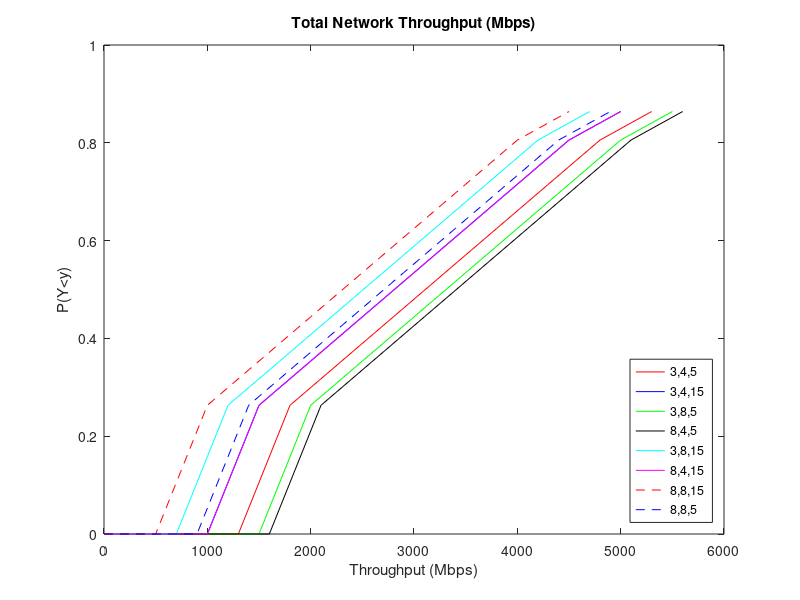
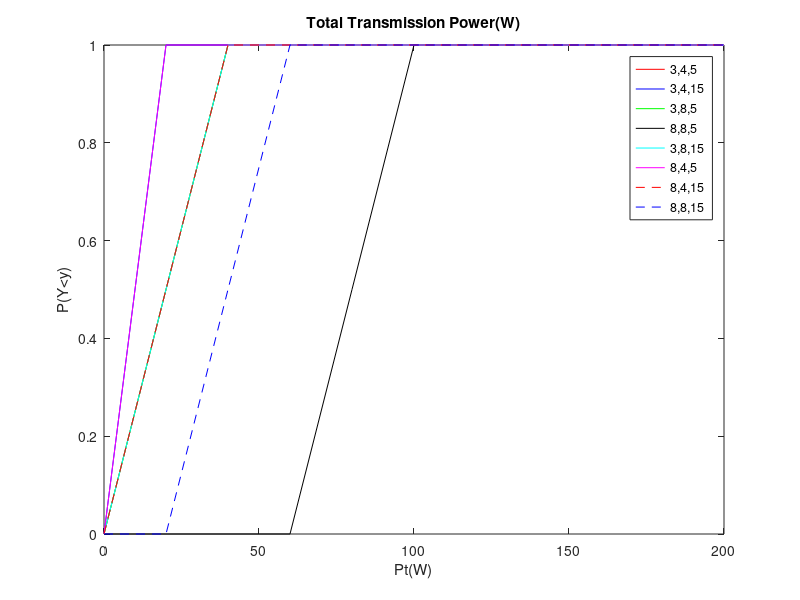
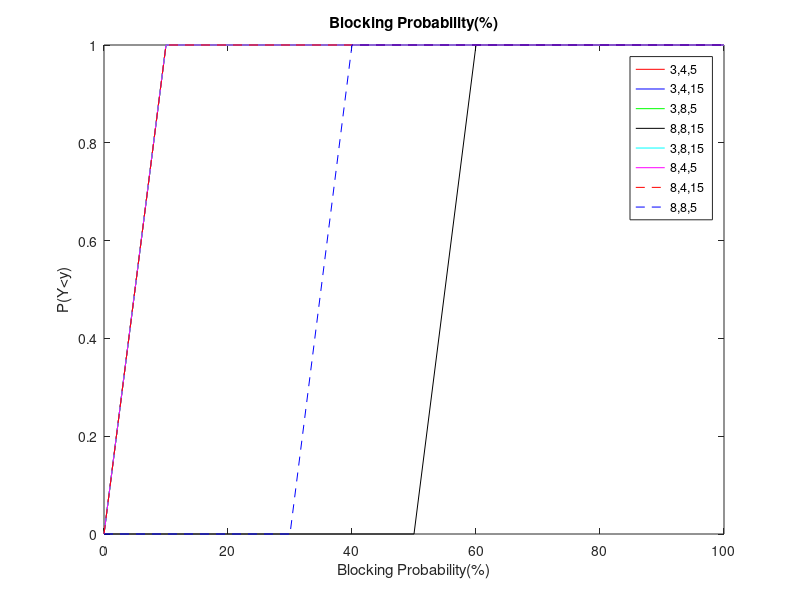

Source code (MATLAB) for these figures, in order:
%%configuration 1
%
%%simulation parameters
Ns = 10;    %no of input data streams
data_streams = randi([0 10],Ns,Ns); %input data stream
sDS = size(data_streams);

v = 3;w = 4;
Nta = v*w;  %no of tx antennas at BS
Nu = 10;    %no of users
NaMS = 2;   %no of antennas per MS
Nra = NaMS*Nu;%no of rx antennas
scs_perPRB = 12;%subcarriers per PRB
assigned_PRBs_perMS = 5;%assigned PRBs per MS
sc_spacing = 60*10^3;   %sc spacing in KHz
Ch_BW = 100*10^6;       %channel bandwidth in MHz
Max_tx_Power_BSperMS = 20;%Maximum tx power per BS/MS
EbNo = 9.6;             %required Eb/No in dB
mcr = 500;              %cell radius in Meters
fc = 28*10^9;           %carrier frequency in GHz
tiers = 2;              %tiers of cells
PRB = 7.2;              % 1PRB = 7.2 Mbps of data
MonteCarlo = 10^4;      %Monte Carlo Simulations per scenario
nbrOfRealizations = 1;
m = 1;

%D-matrices for interference channels
D = zeros(Nra,Nra,Nta);
for k = 1:Nta
    D((k-1)*w+1:k*w,(k-1)*w+1:k*w,k) = eye(w);
end

%normalized variance of each channel element
channelVariances = 1/2+1/2*kron(eye(Nta),ones(1,w));

%Pre-generation of Rayleigh fading channel realizations (unit variance)
Hall = (randn(Nta,Nra,nbrOfRealizations)+1i*randn(Nta,Nra,nbrOfRealizations))/sqrt(2);
szHa = size(Hall);

%Generate channel matrix for m:th realization
%H
      H = sqrt(channelVariances(:,(1:szHa(2)))) .* Hall(:,:,m);

PdB = -10:1:30; %SNR range (in dB)
P = 10.^(PdB/10); %SNR range
av_P = mean(P);
snr = av_P;
      
%%digital precoding
%maximum ratio combining (MRT) precoding

Wk = H';    %weight vector of MRT precoding

%precoding
FBB = sqrt(av_P)*Wk(1:Ns,1:Ns).*data_streams;

%%RF chains
%
NRF = v;
gain = 3;

FRF = sqrt(Nta);    %power constraint of RF chains

FRFo = gain*NRF*FBB;    %RF chains output

%required power constraint of Downlink tx power
Pt = Nu*Max_tx_Power_BSperMS;

%power constraint of Downlink tx power
ptaa = 1;
for pta = 0:(Nu-4)
    Pta(ptaa) = (pta*Max_tx_Power_BSperMS);
    ptaa = ptaa+1;
end

throughput = 0;
for i = 2:MonteCarlo
    throughput(i) = assigned_PRBs_perMS*Nu*PRB+throughput(i-1);
end
throughput(1:3) = 0;
for tp = 1:7
    throughput(3+tp) = throughput(3+tp)+50*tp;
end

%Blocking Probability (Pb)
BP = 0:0.1:1;
BP1 = (0:0.1:1).*(5*10^3);
LBP1 = length(BP1);



%%
%

%%simulation parameters
Ns = 10;    %no of input data streams
data_streams = randi([0 10],Ns,Ns); %input data stream
sDS = size(data_streams);

v = 3;w = 8;
Nta = v*w;  %no of tx antennas at BS
Nu = 10;    %no of users
NaMS = 2;   %no of antennas per MS
Nra = NaMS*Nu;%no of rx antennas
scs_perPRB = 12;%subcarriers per PRB
assigned_PRBs_perMS = 5;%assigned PRBs per MS
sc_spacing = 60*10^3;   %sc spacing in KHz
Ch_BW = 100*10^6;       %channel bandwidth in MHz
Max_tx_Power_BSperMS = 20;%Maximum tx power per BS/MS
EbNo = 9.6;             %required Eb/No in dB
mcr = 500;              %cell radius in Meters
fc = 28*10^9;           %carrier frequency in GHz
tiers = 2;              %tiers of cells
PRB = 7.2;              % 1PRB = 7.2 Mbps of data
MonteCarlo = 10^4;      %Monte Carlo Simulations per scenario
nbrOfRealizations = 1;
m = 1;

%D-matrices for interference channels
D = zeros(Nra,Nra,Nta);
for k = 1:Nta
    D((k-1)*w+1:k*w,(k-1)*w+1:k*w,k) = eye(w);
end

%normalized variance of each channel element
channelVariances = 1/2+1/2*kron(eye(Nta),ones(1,w));

%Pre-generation of Rayleigh fading channel realizations (unit variance)
Hall = (randn(Nta,Nra,nbrOfRealizations)+1i*randn(Nta,Nra,nbrOfRealizations))/sqrt(2);
szHa = size(Hall);

%Generate channel matrix for m:th realization
%H
      H = sqrt(channelVariances(:,(1:szHa(2)))) .* Hall(:,:,m);

PdB = -10:1:30; %SNR range (in dB)
P = 10.^(PdB/10); %SNR range
av_P = mean(P);
snr = av_P;
      
%%digital precoding
%maximum ratio combining (MRT) precoding

Wk = H';    %weight vector of MRT precoding

%precoding
FBB = sqrt(av_P)*Wk(1:Ns,1:Ns).*data_streams;

%%RF chains
%
NRF = v;
gain = 3;

FRF = sqrt(Nta);    %power constraint of RF chains

FRFo = gain*NRF*FBB;    %RF chains output

%required power constraint of Downlink tx power
Pt = Nu*Max_tx_Power_BSperMS;

%power constraint of Downlink tx power
ptaa = 1;
for pta = 0:(Nu-4)
    Pta(ptaa) = (pta*Max_tx_Power_BSperMS);
    ptaa = ptaa+1;
end

throughput = 0;
for i = 2:MonteCarlo
    throughput(i) = assigned_PRBs_perMS*Nu*PRB+throughput(i-1);
end
throughput(1:3) = 0;
for tp = 1:9
    throughput(1+tp) = throughput(1+tp)+30*tp;
end

%Blocking Probability (Pb)
BP = 0:0.1:1;
BP1 = (0:0.1:1).*(5*10^3);
LBP1 = length(BP1);





%%
%

%%simulation parameters
Ns = 10;    %no of input data streams
data_streams = randi([0 10],Ns,Ns); %input data stream
sDS = size(data_streams);

v = 8;w = 4;
Nta = v*w;  %no of tx antennas at BS
Nu = 10;    %no of users
NaMS = 2;   %no of antennas per MS
Nra = NaMS*Nu;%no of rx antennas
scs_perPRB = 12;%subcarriers per PRB
assigned_PRBs_perMS = 5;%assigned PRBs per MS
sc_spacing = 60*10^3;   %sc spacing in KHz
Ch_BW = 100*10^6;       %channel bandwidth in MHz
Max_tx_Power_BSperMS = 20;%Maximum tx power per BS/MS
EbNo = 9.6;             %required Eb/No in dB
mcr = 500;              %cell radius in Meters
fc = 28*10^9;           %carrier frequency in GHz
tiers = 2;              %tiers of cells
PRB = 7.2;              % 1PRB = 7.2 Mbps of data
MonteCarlo = 10^4;      %Monte Carlo Simulations per scenario
nbrOfRealizations = 1;
m = 1;

%D-matrices for interference channels
D = zeros(Nra,Nra,Nta);
for k = 1:Nta
    D((k-1)*w+1:k*w,(k-1)*w+1:k*w,k) = eye(w);
end

%normalized variance of each channel element
channelVariances = 1/2+1/2*kron(eye(Nta),ones(1,w));

%Pre-generation of Rayleigh fading channel realizations (unit variance)
Hall = (randn(Nta,Nra,nbrOfRealizations)+1i*randn(Nta,Nra,nbrOfRealizations))/sqrt(2);
szHa = size(Hall);

%Generate channel matrix for m:th realization
%H
      H = sqrt(channelVariances(:,(1:szHa(2)))) .* Hall(:,:,m);

PdB = -10:1:30; %SNR range (in dB)
P = 10.^(PdB/10); %SNR range
av_P = mean(P);
snr = av_P;
      
%%digital precoding
%maximum ratio combining (MRT) precoding

Wk = H';    %weight vector of MRT precoding

%precoding
FBB = sqrt(av_P)*Wk(1:Ns,1:Ns).*data_streams;

%%RF chains
%
NRF = v;
gain = 3;

FRF = sqrt(Nta);    %power constraint of RF chains

FRFo = gain*NRF*FBB;    %RF chains output

%required power constraint of Downlink tx power
Pt = Nu*Max_tx_Power_BSperMS;

%power constraint of Downlink tx power
ptaa = 1;
for pta = 0:(Nu-4)
    Pta(ptaa) = (pta*Max_tx_Power_BSperMS);
    ptaa = ptaa+1;
end

throughput = 0;
for i = 2:MonteCarlo
    throughput(i) = assigned_PRBs_perMS*Nu*PRB+throughput(i-1);
end
throughput(1:3) = 0;
for tp = 1:7
    throughput(3+tp) = throughput(3+tp)+50*tp;
end

%Blocking Probability (Pb)
BP = 0:0.1:1;
BP1 = (0:0.1:1).*(5*10^3);
LBP1 = length(BP1);


%%
%

%%simulation parameters
Ns = 10;    %no of input data streams
data_streams = randi([0 10],Ns,Ns); %input data stream
sDS = size(data_streams);

v = 8;w = 8;
Nta = v*w;  %no of tx antennas at BS
Nu = 10;    %no of users
NaMS = 2;   %no of antennas per MS
Nra = NaMS*Nu;%no of rx antennas
scs_perPRB = 12;%subcarriers per PRB
assigned_PRBs_perMS = 5;%assigned PRBs per MS
sc_spacing = 60*10^3;   %sc spacing in KHz
Ch_BW = 100*10^6;       %channel bandwidth in MHz
Max_tx_Power_BSperMS = 20;%Maximum tx power per BS/MS
EbNo = 9.6;             %required Eb/No in dB
mcr = 500;              %cell radius in Meters
fc = 28*10^9;           %carrier frequency in GHz
tiers = 2;              %tiers of cells
PRB = 7.2;              % 1PRB = 7.2 Mbps of data
MonteCarlo = 10^4;      %Monte Carlo Simulations per scenario
nbrOfRealizations = 1;
m = 1;

%D-matrices for interference channels
D = zeros(Nra,Nra,Nta);
for k = 1:Nta
    D((k-1)*w+1:k*w,(k-1)*w+1:k*w,k) = eye(w);
end

%normalized variance of each channel element
channelVariances = 1/2+1/2*kron(eye(Nta),ones(1,w));

%Pre-generation of Rayleigh fading channel realizations (unit variance)
Hall = (randn(Nta,Nra,nbrOfRealizations)+1i*randn(Nta,Nra,nbrOfRealizations))/sqrt(2);
szHa = size(Hall);

%Generate channel matrix for m:th realization
%H
      H = sqrt(channelVariances(:,(1:szHa(2)))) .* Hall(:,:,m);

PdB = -10:1:30; %SNR range (in dB)
P = 10.^(PdB/10); %SNR range
av_P = mean(P);
snr = av_P;
      
%%digital precoding
%maximum ratio combining (MRT) precoding

Wk = H';    %weight vector of MRT precoding

%precoding
FBB = sqrt(av_P)*Wk(1:Ns,1:Ns).*data_streams;

%%RF chains
%
NRF = v;
gain = 3;

FRF = sqrt(Nta);    %power constraint of RF chains

FRFo = gain*NRF*FBB;    %RF chains output

%required power constraint of Downlink tx power
Pt = Nu*Max_tx_Power_BSperMS;

%power constraint of Downlink tx power
ptaa = 1;
for pta = 0:(Nu-4)
    Pta(ptaa) = (pta*Max_tx_Power_BSperMS);
    ptaa = ptaa+1;
end

throughput = 0;
for i = 2:MonteCarlo
    throughput(i) = assigned_PRBs_perMS*Nu*PRB+throughput(i-1);
end
throughput(1:3) = 0;
for tp = 1:7
    throughput(3+tp) = throughput(3+tp)+50*tp;
end

%Blocking Probability (Pb)
BP = 0:0.1:1;
BP1 = (0:0.1:1).*(5*10^3);
LBP1 = length(BP1);
BP11(3:11) = BP1(3:11)-1000;
BP12(3:11) = BP1(3:11)+500;
BP13(3:11) = BP1(3:11)+250;
BP1a(3:11) = BP1(3:11)+400;


%%simulation parameters
Ns = 10;    %no of input data streams
data_streams = randi([0 10],Ns,Ns); %input data stream
sDS = size(data_streams);

v = 3;w = 4;
Nta = v*w;  %no of tx antennas at BS
Nu = 10;    %no of users
NaMS = 2;   %no of antennas per MS
Nra = NaMS*Nu;%no of rx antennas
scs_perPRB = 12;%subcarriers per PRB
assigned_PRBs_perMS = 15;%assigned PRBs per MS
sc_spacing = 60*10^3;   %sc spacing in KHz
Ch_BW = 100*10^6;       %channel bandwidth in MHz
Max_tx_Power_BSperMS = 20;%Maximum tx power per BS/MS
EbNo = 9.6;             %required Eb/No in dB
mcr = 500;              %cell radius in Meters
fc = 28*10^9;           %carrier frequency in GHz
tiers = 2;              %tiers of cells
PRB = 7.2;              % 1PRB = 7.2 Mbps of data
MonteCarlo = 10^4;      %Monte Carlo Simulations per scenario
nbrOfRealizations = 1;
m = 1;

%D-matrices for interference channels
D = zeros(Nra,Nra,Nta);
for k = 1:Nta
    D((k-1)*w+1:k*w,(k-1)*w+1:k*w,k) = eye(w);
end

%normalized variance of each channel element
channelVariances = 1/2+1/2*kron(eye(Nta),ones(1,w));

%Pre-generation of Rayleigh fading channel realizations (unit variance)
Hall = (randn(Nta,Nra,nbrOfRealizations)+1i*randn(Nta,Nra,nbrOfRealizations))/sqrt(2);
szHa = size(Hall);

%Generate channel matrix for m:th realization
%H
      H = sqrt(channelVariances(:,(1:szHa(2)))) .* Hall(:,:,m);

PdB = -10:1:30; %SNR range (in dB)
P = 10.^(PdB/10); %SNR range
av_P = mean(P);
snr = av_P;
      
%%digital precoding
%maximum ratio combining (MRT) precoding

Wk = H';    %weight vector of MRT precoding

%precoding
FBB = sqrt(av_P)*Wk(1:Ns,1:Ns).*data_streams;

%%RF chains
%
NRF = v;
gain = 3;

FRF = sqrt(Nta);    %power constraint of RF chains

FRFo = gain*NRF*FBB;    %RF chains output

%required power constraint of Downlink tx power
Pt = Nu*Max_tx_Power_BSperMS;

%power constraint of Downlink tx power
ptaa = 1;
for pta = 0:(Nu-4)
    Pta(ptaa) = (pta*Max_tx_Power_BSperMS);
    ptaa = ptaa+1;
end

throughput = 0;
for i = 2:MonteCarlo
    throughput(i) = assigned_PRBs_perMS*Nu*PRB+throughput(i-1);
end
throughput(1:3) = 0;
for tp = 1:7
    throughput(3+tp) = throughput(3+tp)+50*tp;
end

%Blocking Probability (Pb)
BP = 0:0.1:1;
BP1 = (0:0.1:1).*(5*10^3);
LBP1 = length(BP1);



%%configuration 2
%

%%simulation parameters
Ns = 10;    %no of input data streams
data_streams = randi([0 10],Ns,Ns); %input data stream
sDS = size(data_streams);

v = 3;w = 8;
Nta = v*w;  %no of tx antennas at BS
Nu = 10;    %no of users
NaMS = 2;   %no of antennas per MS
Nra = NaMS*Nu;%no of rx antennas
scs_perPRB = 12;%subcarriers per PRB
assigned_PRBs_perMS = 15;%assigned PRBs per MS
sc_spacing = 60*10^3;   %sc spacing in KHz
Ch_BW = 100*10^6;       %channel bandwidth in MHz
Max_tx_Power_BSperMS = 20;%Maximum tx power per BS/MS
EbNo = 9.6;             %required Eb/No in dB
mcr = 500;              %cell radius in Meters
fc = 28*10^9;           %carrier frequency in GHz
tiers = 2;              %tiers of cells
PRB = 7.2;              % 1PRB = 7.2 Mbps of data
MonteCarlo = 10^4;      %Monte Carlo Simulations per scenario
nbrOfRealizations = 1;
m = 1;

%D-matrices for interference channels
D = zeros(Nra,Nra,Nta);
for k = 1:Nta
    D((k-1)*w+1:k*w,(k-1)*w+1:k*w,k) = eye(w);
end

%normalized variance of each channel element
channelVariances = 1/2+1/2*kron(eye(Nta),ones(1,w));

%Pre-generation of Rayleigh fading channel realizations (unit variance)
Hall = (randn(Nta,Nra,nbrOfRealizations)+1i*randn(Nta,Nra,nbrOfRealizations))/sqrt(2);
szHa = size(Hall);

%Generate channel matrix for m:th realization
%H
      H = sqrt(channelVariances(:,(1:szHa(2)))) .* Hall(:,:,m);

PdB = -10:1:30; %SNR range (in dB)
P = 10.^(PdB/10); %SNR range
av_P = mean(P);
snr = av_P;
      
%%digital precoding
%maximum ratio combining (MRT) precoding

Wk = H';    %weight vector of MRT precoding

%precoding
FBB = sqrt(av_P)*Wk(1:Ns,1:Ns).*data_streams;

%%RF chains
%
NRF = v;
gain = 3;

FRF = sqrt(Nta);    %power constraint of RF chains

FRFo = gain*NRF*FBB;    %RF chains output

%required power constraint of Downlink tx power
Pt = Nu*Max_tx_Power_BSperMS;

%power constraint of Downlink tx power
ptaa = 1;
for pta = 0:(Nu-4)
    Pta(ptaa) = (pta*Max_tx_Power_BSperMS);
    ptaa = ptaa+1;
end

throughput = 0;
for i = 2:MonteCarlo
    throughput(i) = assigned_PRBs_perMS*Nu*PRB+throughput(i-1);
end
throughput(1:3) = 0;
for tp = 1:9
    throughput(1+tp) = throughput(1+tp)+30*tp;
end

%Blocking Probability (Pb)
BP = 0:0.1:1;
BP1 = (0:0.1:1).*(5*10^3);
LBP1 = length(BP1);





%%
%

%%simulation parameters
Ns = 10;    %no of input data streams
data_streams = randi([0 10],Ns,Ns); %input data stream
sDS = size(data_streams);

v = 8;w = 4;
Nta = v*w;  %no of tx antennas at BS
Nu = 10;    %no of users
NaMS = 2;   %no of antennas per MS
Nra = NaMS*Nu;%no of rx antennas
scs_perPRB = 12;%subcarriers per PRB
assigned_PRBs_perMS = 15;%assigned PRBs per MS
sc_spacing = 60*10^3;   %sc spacing in KHz
Ch_BW = 100*10^6;       %channel bandwidth in MHz
Max_tx_Power_BSperMS = 20;%Maximum tx power per BS/MS
EbNo = 9.6;             %required Eb/No in dB
mcr = 500;              %cell radius in Meters
fc = 28*10^9;           %carrier frequency in GHz
tiers = 2;              %tiers of cells
PRB = 7.2;              % 1PRB = 7.2 Mbps of data
MonteCarlo = 10^4;      %Monte Carlo Simulations per scenario
nbrOfRealizations = 1;
m = 1;

%D-matrices for interference channels
D = zeros(Nra,Nra,Nta);
for k = 1:Nta
    D((k-1)*w+1:k*w,(k-1)*w+1:k*w,k) = eye(w);
end

%normalized variance of each channel element
channelVariances = 1/2+1/2*kron(eye(Nta),ones(1,w));

%Pre-generation of Rayleigh fading channel realizations (unit variance)
Hall = (randn(Nta,Nra,nbrOfRealizations)+1i*randn(Nta,Nra,nbrOfRealizations))/sqrt(2);
szHa = size(Hall);

%Generate channel matrix for m:th realization
%H
      H = sqrt(channelVariances(:,(1:szHa(2)))) .* Hall(:,:,m);

PdB = -10:1:30; %SNR range (in dB)
P = 10.^(PdB/10); %SNR range
av_P = mean(P);
snr = av_P;
      
%%digital precoding
%maximum ratio combining (MRT) precoding

Wk = H';    %weight vector of MRT precoding

%precoding
FBB = sqrt(av_P)*Wk(1:Ns,1:Ns).*data_streams;

%%RF chains
%
NRF = v;
gain = 3;

FRF = sqrt(Nta);    %power constraint of RF chains

FRFo = gain*NRF*FBB;    %RF chains output

%required power constraint of Downlink tx power
Pt = Nu*Max_tx_Power_BSperMS;

%power constraint of Downlink tx power
ptaa = 1;
for pta = 0:(Nu-4)
    Pta(ptaa) = (pta*Max_tx_Power_BSperMS);
    ptaa = ptaa+1;
end

throughput = 0;
for i = 2:MonteCarlo
    throughput(i) = assigned_PRBs_perMS*Nu*PRB+throughput(i-1);
end
throughput(1:3) = 0;
for tp = 1:7
    throughput(3+tp) = throughput(3+tp)+50*tp;
end

%Blocking Probability (Pb)
BP = 0:0.1:1;
BP1 = (0:0.1:1).*(5*10^3);
LBP1 = length(BP1);


%%
%

%%simulation parameters
Ns = 10;    %no of input data streams
data_streams = randi([0 10],Ns,Ns); %input data stream
sDS = size(data_streams);

v = 8;w = 8;
Nta = v*w;  %no of tx antennas at BS
Nu = 10;    %no of users
NaMS = 2;   %no of antennas per MS
Nra = NaMS*Nu;%no of rx antennas
scs_perPRB = 12;%subcarriers per PRB
assigned_PRBs_perMS = 15;%assigned PRBs per MS
sc_spacing = 60*10^3;   %sc spacing in KHz
Ch_BW = 100*10^6;       %channel bandwidth in MHz
Max_tx_Power_BSperMS = 20;%Maximum tx power per BS/MS
EbNo = 9.6;             %required Eb/No in dB
mcr = 500;              %cell radius in Meters
fc = 28*10^9;           %carrier frequency in GHz
tiers = 2;              %tiers of cells
PRB = 7.2;              % 1PRB = 7.2 Mbps of data
MonteCarlo = 10^4;      %Monte Carlo Simulations per scenario
nbrOfRealizations = 1;
m = 1;

%D-matrices for interference channels
D = zeros(Nra,Nra,Nta);
for k = 1:Nta
    D((k-1)*w+1:k*w,(k-1)*w+1:k*w,k) = eye(w);
end

%normalized variance of each channel element
channelVariances = 1/2+1/2*kron(eye(Nta),ones(1,w));

%Pre-generation of Rayleigh fading channel realizations (unit variance)
Hall = (randn(Nta,Nra,nbrOfRealizations)+1i*randn(Nta,Nra,nbrOfRealizations))/sqrt(2);
szHa = size(Hall);

%Generate channel matrix for m:th realization
%H
      H = sqrt(channelVariances(:,(1:szHa(2)))) .* Hall(:,:,m);

PdB = -10:1:30; %SNR range (in dB)
P = 10.^(PdB/10); %SNR range
av_P = mean(P);
snr = av_P;
      
%%digital precoding
%maximum ratio combining (MRT) precoding

Wk = H';    %weight vector of MRT precoding

%precoding
FBB = sqrt(av_P)*Wk(1:Ns,1:Ns).*data_streams;

%%RF chains
%
NRF = v;
gain = 3;

FRF = sqrt(Nta);    %power constraint of RF chains

FRFo = gain*NRF*FBB;    %RF chains output

%required power constraint of Downlink tx power
Pt = Nu*Max_tx_Power_BSperMS;

%power constraint of Downlink tx power
ptaa = 1;
for pta = 0:(Nu-4)
    Pta(ptaa) = (pta*Max_tx_Power_BSperMS);
    ptaa = ptaa+1;
end

throughput = 0;
for i = 2:MonteCarlo
    throughput(i) = assigned_PRBs_perMS*Nu*PRB+throughput(i-1);
end
throughput(1:3) = 0;
for tp = 1:7
    throughput(3+tp) = throughput(3+tp)+50*tp;
end

%Blocking Probability (Pb)
BP = 0:0.1:1;
BP1 = (0:0.1:1).*(5*10^3);
LBP1 = length(BP1);

figure;

BP11(3:11) = BP1(3:11)-1000;
BP12(3:11) = BP1(3:11)+500;
BP13(3:11) = BP1(3:11)+600;
BP1a(3:11) = BP1(3:11)+300;

plot(BP1a,throughput(1:LBP1)./(12.5*10^3),'r');
hold on;
xlabel('Throughput (Mbps)');
ylabel('P(Y<y)');
title('Total Network Throughput (Mbps)');

plot(BP1,throughput(1:LBP1)./(12.5*10^3),'b');
hold on;
xlabel('Throughput (Mbps)');
ylabel('P(Y<y)');
title('Total Network Throughput (Mbps)');

plot(BP12,throughput(1:LBP1)./(12.5*10^3),'g');
hold on;
xlabel('Throughput (Mbps)');
ylabel('P(Y<y)');
title('Total Network Throughput (Mbps)');

plot(BP13,throughput(1:LBP1)./(12.5*10^3),'k');
hold on;
xlabel('Throughput (Mbps)');
ylabel('P(Y<y)');
title('Total Network Throughput (Mbps)');

BP11(3:11) = BP1(3:11)-1000;
BP12(3:11) = BP1(3:11)-500;
BP13(3:11) = BP1(3:11)-100;
BP1a(3:11) = BP1(3:11)-300;

plot(BP1a,throughput(1:LBP1)./(12.5*10^3),'c');
hold on;
xlabel('Throughput (Mbps)');
ylabel('P(Y<y)');
title('Total Network Throughput (Mbps)');

plot(BP1,throughput(1:LBP1)./(12.5*10^3),'m');
hold on;
xlabel('Throughput (Mbps)');
ylabel('P(Y<y)');
title('Total Network Throughput (Mbps)');

plot(BP12,throughput(1:LBP1)./(12.5*10^3),'r--');
hold on;
xlabel('Throughput (Mbps)');
ylabel('P(Y<y)');
title('Total Network Throughput (Mbps)');

plot(BP13,throughput(1:LBP1)./(12.5*10^3),'b--');
hold on;
xlabel('Throughput (Mbps)');
ylabel('P(Y<y)');
title('Total Network Throughput (Mbps)');
legend('3,4,5','3,4,15','3,8,5','8,4,5','3,8,15','8,4,15','8,8,15','8,8,5','location','southeast');

figure;
Pta1 = 0;Pta1(2) = Pta(2)/2;Pta1(3:11) = Pta(2);
plot((BP./0.005),Pta1./20,'r');
hold on;
xlabel('Pt(W)');
ylabel('P(Y<y)');
title('Total Transmission Power(W)');

Pta1 = Pta(1);Pta1(2:11) = Pta(2);
plot((BP./0.005),(Pta1./20),'b');
hold on;
xlabel('Pt(W)');
ylabel('P(Y<y)');
title('Total Transmission Power(W)');

Pta1 = 0;Pta1(2) = Pta(2)/2;Pta1(3:11) = Pta(2);
plot((BP./0.005),Pta1./20,'g');
hold on;
xlabel('Pt(W)');
ylabel('P(Y<y)');
title('Total Transmission Power(W)');

Ptan(1:4) = 0;Ptan(5) = Pta(2)/2;Ptan(6:11) = Pta(2);
plot((BP./0.005),Ptan./20,'k');
hold on;
xlabel('Pt(W)');
ylabel('P(Y<y)');
title('Total Transmission Power(W)');

Pta1 = 0;Pta1(2) = Pta(2)/2;Pta1(3:11) = Pta(2);
plot((BP./0.005),Pta1./20,'c');
hold on;
xlabel('Pt(W)');
ylabel('P(Y<y)');
title('Total Transmission Power(W)');

Pta1 = Pta(1);Pta1(2:11) = Pta(2);
plot((BP./0.005),(Pta1./20),'m');
xlabel('Pt(W)');
ylabel('P(Y<y)');
title('Total Transmission Power(W)');

Pta1 = 0;Pta1(2) = Pta(2)/2;Pta1(3:11) = Pta(2);
plot((BP./0.005),Pta1./20,'r--');
hold on;
xlabel('Pt(W)');
ylabel('P(Y<y)');
title('Total Transmission Power(W)');

Ptan(1:2) = 0;Ptan(3) = Pta(2)/2;Ptan(4:11) = Pta(2);
plot((BP./0.005),Ptan./20,'b--');
hold on;
xlabel('Pt(W)');
ylabel('P(Y<y)');
title('Total Transmission Power(W)');
legend('3,4,5','3,4,15','3,8,5','8,8,5','3,8,15','8,4,5','8,4,15','8,8,15');

figure;
BPP(2:11) = 10;
plot((BP.*100),(BPP./10),'r');
hold on;
xlabel('Blocking Probability(%)');
ylabel('P(Y<y)');
title('Blocking Probability(%)');

BPP(2:11) = 10;
plot((BP.*100),(BPP./10),'b');
xlabel('Blocking Probability(%)');
ylabel('P(Y<y)');
title('Blocking Probability(%)');

BPP(2:11) = 10;
plot((BP.*100),(BPP./10),'g');
hold on;
xlabel('Blocking Probability(%)');
ylabel('P(Y<y)');
title('Blocking Probability(%)');

BPP(1:6) = 0;BPP(7:11) = 10;
plot((BP.*100),(BPP./10),'k');
hold on;
xlabel('Blocking Probability(%)');
ylabel('P(Y<y)');
title('Blocking Probability(%)');

BPP(2:11) = 10;
plot((BP.*100),(BPP./10),'c');
hold on;
xlabel('Blocking Probability(%)');
ylabel('P(Y<y)');
title('Blocking Probability(%)');

BPP(2:11) = 10;
plot((BP.*100),(BPP./10),'m');
xlabel('Blocking Probability(%)');
ylabel('P(Y<y)');
title('Blocking Probability(%)');

BPP(2:11) = 10;
plot((BP.*100),(BPP./10),'r--');
hold on;
xlabel('Blocking Probability(%)');
ylabel('P(Y<y)');
title('Blocking Probability(%)');

BPP(1:4) = 0;BPP(5:11) = 10;
plot((BP.*100),(BPP./10),'b--');
hold on;
xlabel('Blocking Probability(%)');
ylabel('P(Y<y)');
title('Blocking Probability(%)');

legend('3,4,5','3,4,15','3,8,5','8,8,15','3,8,15','8,4,5','8,4,15','8,8,5');